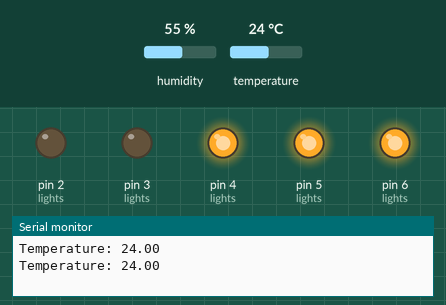
Bench run of a sketch on a simulated Arduino Uno, built with avr-gcc and run on an emulated ATmega328P. Parts: output pins drawn as LEDs (lit = HIGH), the last lines printed to the serial monitor. The test bench sets the inputs (shaded band); at power-on: temperature 24 °C, humidity 55 %.

Above: at 4.8 s.
4.9 s: temperature set to 21 °C
7.9 s: temperature set to 18 °C
At 8.6 s:
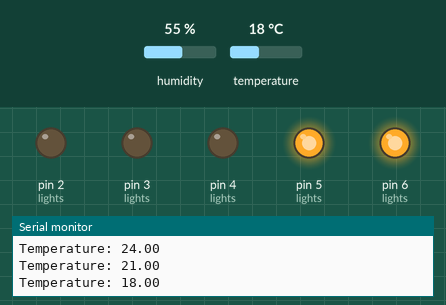
10.9 s: temperature set to 33 °C
At 13.4 s:
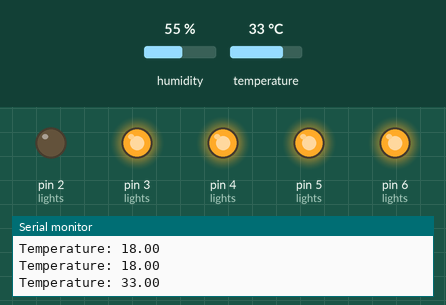
13.9 s: temperature set to 38 °C
16.9 s: temperature set to 41 °C
At 19.4 s:
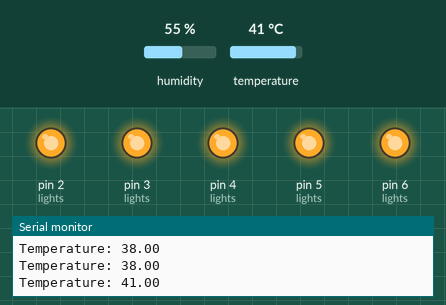
19.9 s: temperature set to 12 °C
At 20.6 s:
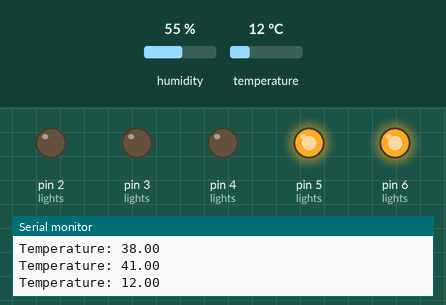
Timing chart, 0 to 22.9 s (numbered marks = the images above; inputs shaded):
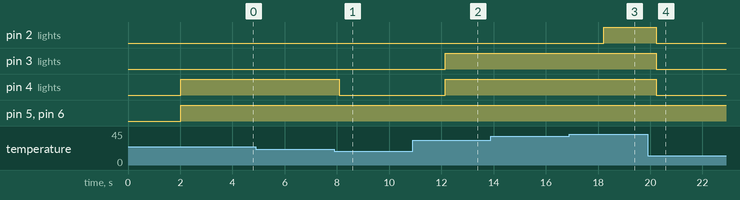

The sketch:

E2.ino
```cpp
// (C) Nasit Vurgun, Joel Mattsson, Mohamad Khalil, group: 19 (2024)
// Work package 5
// Exercise 2
// Submission code: 543765

// Example testing sketch for various DHT humidity/temperature sensors
// Written by ladyada, public domain

// REQUIRES the following Arduino libraries:
// - DHT Sensor Library: https://github.com/adafruit/DHT-sensor-library
// - Adafruit Unified Sensor Lib: https://github.com/adafruit/Adafruit_Sensor

#include "DHT.h" // include the dht library

#define DHTPIN 12     // Digital pin connected to the DHT sensor
#define DHTTYPE DHT11   // DHT 11

#define N 5 // the number of leds
#define LED1 6 // define pin for led 1
#define LED2 5 // define pin for led 5
#define LED3 4 // define pin for led 4
#define LED4 3 // define pin for led 3
#define LED5 2 // define pin for led 5

int lights[N] = {
  LED1, LED2, LED3, LED4, LED5
}; // define an array of all pins

DHT dht(DHTPIN, DHTTYPE); // initialise the dht sensor

// define the setup function
void setup() {

  Serial.begin(9600); // begin the serial monitor

  // initialize all leds to output

  for(int i = 0; i<N; i++) { // for each pin
    pinMode(lights[i], OUTPUT); // set all pin modes to output
  }

  dht.begin(); // begin the dht library

}

void loop() {

  // Wait a few seconds between measurements.
  delay(2000);

  float t = dht.readTemperature(); // read the temperature
  // Check if any reads failed and exit early (to try again).
  if (isnan(t)) { // if the value is not a number
    Serial.println(F("Failed to read from DHT sensor!"));
    return; // exit the program
  }

  for(int i = 0; i < N; i++) { // for each light
    if(t >= i * 10) { // if the temperature has succeeded the threshold (i * 10)
      digitalWrite(lights[i], HIGH); // turn on the light
    }
    else {  //otherwise
      digitalWrite(lights[i], LOW); // turn off the light
    }
  }


  Serial.print(F("Temperature: "));
  Serial.print(t);
  Serial.println();

}
```

Measured:
- the behaviour switches between 20 and 19 °C on temperature (found by bisection; images 0 and 1)
- the behaviour switches between 39 and 40 °C on temperature (found by bisection; images 2 and 3)
- after the input at 7.9 s, pin 4 (lights): HIGH → LOW after 0.20 s
- after the input at 10.9 s, pin 3 (lights), pin 4 (lights): LOW → HIGH after 1.2 s
- after the input at 16.9 s, pin 2 (lights): LOW → HIGH after 1.3 s
- after the input at 19.9 s, pin 2 (lights), pin 3 (lights), pin 4 (lights): HIGH → LOW after 0.34 s
